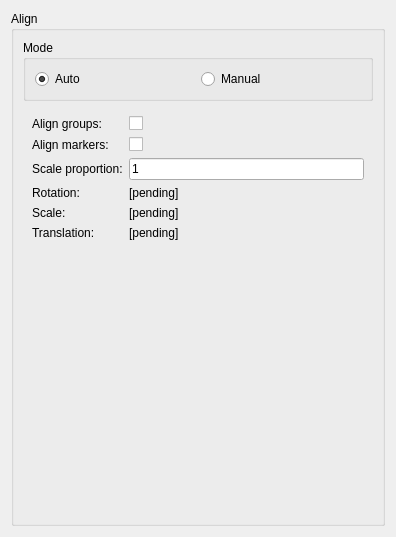
<?xml version="1.0" encoding="UTF-8"?>
<ui version="4.0">
 <class>AlignWidget</class>
 <widget class="QWidget" name="AlignWidget">
  <property name="geometry">
   <rect>
    <x>0</x>
    <y>0</y>
    <width>396</width>
    <height>537</height>
   </rect>
  </property>
  <property name="windowTitle">
   <string>Align Widget</string>
  </property>
  <layout class="QVBoxLayout" name="verticalLayout">
   <item>
    <widget class="QGroupBox" name="align_groupBox">
     <property name="sizePolicy">
      <sizepolicy hsizetype="Preferred" vsizetype="Preferred">
       <horstretch>0</horstretch>
       <verstretch>0</verstretch>
      </sizepolicy>
     </property>
     <property name="title">
      <string>Align</string>
     </property>
     <layout class="QVBoxLayout" name="verticalLayout_2">
      <item>
       <widget class="QGroupBox" name="groupBox">
        <property name="title">
         <string>Mode</string>
        </property>
        <layout class="QHBoxLayout" name="horizontalLayout_2">
         <item>
          <widget class="QRadioButton" name="alignAuto_radioButton">
           <property name="toolTip">
            <string>Use the groups and markers defined on both the mesh and the data to perform alignment.</string>
           </property>
           <property name="text">
            <string>Auto</string>
           </property>
           <property name="checked">
            <bool>true</bool>
           </property>
          </widget>
         </item>
         <item>
          <widget class="QRadioButton" name="alignManual_radioButton">
           <property name="toolTip">
            <string>Align manually by either entering values directly or transforming with a mouse.</string>
           </property>
           <property name="text">
            <string>Manual</string>
           </property>
          </widget>
         </item>
        </layout>
       </widget>
      </item>
      <item>
       <widget class="QStackedWidget" name="align_stackedWidget">
        <property name="currentIndex">
         <number>0</number>
        </property>
        <widget class="QWidget" name="page">
         <layout class="QFormLayout" name="formLayout_2">
          <item row="0" column="0">
           <widget class="QLabel" name="alignGroups_label">
            <property name="text">
             <string>Align groups:</string>
            </property>
           </widget>
          </item>
          <item row="0" column="1">
           <widget class="QCheckBox" name="alignGroups_checkBox">
            <property name="toolTip">
             <string comment="The groups alignment only allows automatic alignment." extracomment="The groups alignment only allows automatic alignment."/>
            </property>
            <property name="toolTipDuration">
             <number>2</number>
            </property>
            <property name="text">
             <string/>
            </property>
           </widget>
          </item>
          <item row="1" column="0">
           <widget class="QLabel" name="alignMarkers_label">
            <property name="text">
             <string>Align markers:</string>
            </property>
           </widget>
          </item>
          <item row="1" column="1">
           <widget class="QCheckBox" name="alignMarkers_checkBox">
            <property name="sizePolicy">
             <sizepolicy hsizetype="Preferred" vsizetype="Preferred">
              <horstretch>0</horstretch>
              <verstretch>0</verstretch>
             </sizepolicy>
            </property>
            <property name="toolTip">
             <string comment="The markers alignment only allows automatic alignment."/>
            </property>
            <property name="text">
             <string/>
            </property>
           </widget>
          </item>
          <item row="2" column="0">
           <widget class="QLabel" name="alignScaleProportion_label">
            <property name="text">
             <string>Scale proportion:</string>
            </property>
           </widget>
          </item>
          <item row="2" column="1">
           <widget class="QLineEdit" name="alignScaleProportion_lineEdit">
            <property name="toolTip">
             <string>&lt;html&gt;&lt;head/&gt;&lt;body&gt;&lt;p&gt;With Align groups and Align markers: proportion of optimal scale to use.&lt;br/&gt;E.g. 0.9 makes the scale 90% of the optimal value. The allowed range of values is [0.5, 2.0].&lt;/p&gt;&lt;/body&gt;&lt;/html&gt;</string>
            </property>
            <property name="text">
             <string>1</string>
            </property>
           </widget>
          </item>
          <item row="3" column="0">
           <widget class="QLabel" name="alignRotationAuto_label">
            <property name="text">
             <string>Rotation:</string>
            </property>
           </widget>
          </item>
          <item row="3" column="1">
           <widget class="QLabel" name="alignRotationAutoValue_label">
            <property name="text">
             <string>[pending]</string>
            </property>
           </widget>
          </item>
          <item row="4" column="0">
           <widget class="QLabel" name="alignScaleAuto_label">
            <property name="text">
             <string>Scale:</string>
            </property>
           </widget>
          </item>
          <item row="4" column="1">
           <widget class="QLabel" name="alignScaleAutoValue_label">
            <property name="text">
             <string>[pending]</string>
            </property>
           </widget>
          </item>
          <item row="5" column="0">
           <widget class="QLabel" name="alignTranslationAuto_label">
            <property name="text">
             <string>Translation:</string>
            </property>
           </widget>
          </item>
          <item row="5" column="1">
           <widget class="QLabel" name="alignTranslationAutoValue_label">
            <property name="text">
             <string>[pending]</string>
            </property>
           </widget>
          </item>
         </layout>
        </widget>
        <widget class="QWidget" name="page_2">
         <layout class="QFormLayout" name="formLayout_3">
          <item row="0" column="0">
           <widget class="QLabel" name="alignRotationManual_label">
            <property name="text">
             <string>Rotation:</string>
            </property>
           </widget>
          </item>
          <item row="0" column="1">
           <widget class="QLineEdit" name="alignRotationManual_lineEdit">
            <property name="sizePolicy">
             <sizepolicy hsizetype="Expanding" vsizetype="Preferred">
              <horstretch>1</horstretch>
              <verstretch>0</verstretch>
             </sizepolicy>
            </property>
            <property name="text">
             <string>0, 0, 0</string>
            </property>
           </widget>
          </item>
          <item row="1" column="0">
           <widget class="QLabel" name="alignScaleManual_label">
            <property name="text">
             <string>Scale:</string>
            </property>
           </widget>
          </item>
          <item row="1" column="1">
           <widget class="QLineEdit" name="alignScaleManual_lineEdit">
            <property name="sizePolicy">
             <sizepolicy hsizetype="Expanding" vsizetype="Preferred">
              <horstretch>0</horstretch>
              <verstretch>0</verstretch>
             </sizepolicy>
            </property>
            <property name="text">
             <string>1</string>
            </property>
           </widget>
          </item>
          <item row="2" column="0">
           <widget class="QLabel" name="alignTranslationManual_label">
            <property name="text">
             <string>Translation:</string>
            </property>
           </widget>
          </item>
          <item row="2" column="1">
           <widget class="QLineEdit" name="alignTranslationManual_lineEdit">
            <property name="sizePolicy">
             <sizepolicy hsizetype="Expanding" vsizetype="Preferred">
              <horstretch>0</horstretch>
              <verstretch>0</verstretch>
             </sizepolicy>
            </property>
            <property name="text">
             <string>0, 0, 0</string>
            </property>
           </widget>
          </item>
         </layout>
        </widget>
       </widget>
      </item>
     </layout>
    </widget>
   </item>
  </layout>
 </widget>
 <resources/>
 <connections/>
</ui>
